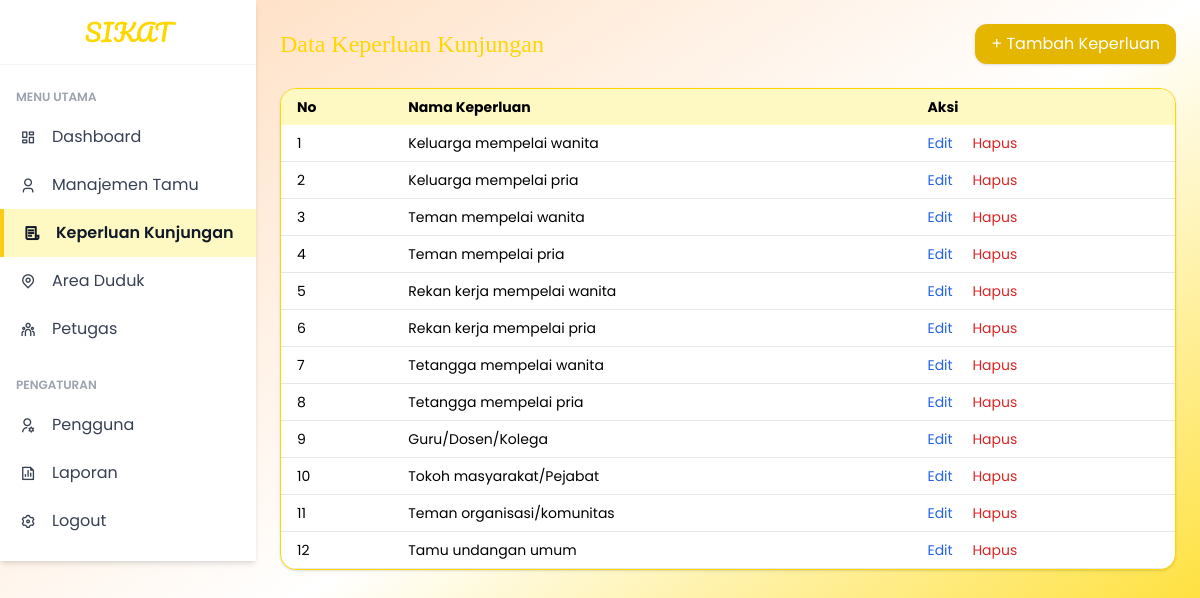
Screenshot of /admin/keperluan.php with the database file from the repository.
### tables this page shows
CREATE TABLE `keperluan_kunjungan` (
  `id` int NOT NULL,
  `nama` varchar(100) NOT NULL,
  `deskripsi` text,
  `area_id` int NOT NULL DEFAULT '1'
);

### admin/keperluan.php (the view, shortened to what this page needs)
<?php
$server = "localhost";
$user = "root";
$password = "";
$nama_database = "database_sikatbukutamu";
$db = mysqli_connect($server, $user, $password, $nama_database);
$keperluan = mysqli_query($db, "SELECT * FROM keperluan_kunjungan");
?>
<!DOCTYPE html>
<html lang="id">
<head>
  <script src="https://cdn.tailwindcss.com"></script>
  <link rel="stylesheet" href="https://cdnjs.cloudflare.com/ajax/libs/remixicon/4.6.0/remixicon.min.css">
</head>
<body class="bg-gradient-to-br from-peach via-white to-gold bg-opacity-30 font-sans min-h-screen">
<div class="flex min-h-screen">
  <?php include 'sidebar.php'; ?>
  <main class="flex-1 p-6">
    <div class="flex justify-between items-center mb-6">
      <h1 class="text-2xl font-serif text-gold">Data Keperluan Kunjungan</h1>
      <button onclick="document.getElementById('modalTambah').classList.remove('hidden')" class="bg-gold-dark hover:bg-gold text-white px-4 py-2 rounded-xl shadow">+ Tambah Keperluan</button>
    </div>
    <div class="bg-white rounded-2xl border border-gold shadow overflow-x-auto">
      <table class="w-full text-sm">
        <thead class="bg-yellow-100">
          <tr>
            <th class="px-4 py-2 text-left">No</th>
            <th class="px-4 py-2 text-left">Nama Keperluan</th>
            <th class="px-4 py-2 text-left">Aksi</th>
          </tr>
        </thead>
        <tbody>
          <?php $no = 1; while ($row = mysqli_fetch_assoc($keperluan)) : ?>
          <tr class="border-b hover:bg-yellow-50">
            <td class="px-4 py-2"><?= $no++ ?></td>
            <td class="px-4 py-2"><?= htmlspecialchars($row['nama']) ?></td>
            <td class="px-4 py-2">
              <button onclick="editKeperluan(<?= $row['id'] ?>, '<?= addslashes($row['nama']) ?>')" class="text-blue-600 hover:underline">Edit</button>
              <a href="?hapus=<?= $row['id'] ?>" onclick="return confirm('Yakin ingin hapus?')" class="text-red-600 hover:underline ml-4">Hapus</a>
            </td>
          </tr>
          <?php endwhile; ?>
        </tbody>
      </table>
    </div>
  </main>
</div>
</body>
</html>

### rows the page displays
keperluan_kunjungan: nama "Keluarga mempelai wanita"
keperluan_kunjungan: nama "Keluarga mempelai pria"
keperluan_kunjungan: nama "Teman mempelai wanita"
keperluan_kunjungan: nama "Teman mempelai pria"
keperluan_kunjungan: nama "Rekan kerja mempelai wanita"
keperluan_kunjungan: nama "Rekan kerja mempelai pria"
keperluan_kunjungan: nama "Tetangga mempelai wanita"
keperluan_kunjungan: nama "Tetangga mempelai pria"
keperluan_kunjungan: nama "Guru/Dosen/Kolega"
keperluan_kunjungan: nama "Tokoh masyarakat/Pejabat"
keperluan_kunjungan: nama "Teman organisasi/komunitas"
keperluan_kunjungan: nama "Tamu undangan umum"
